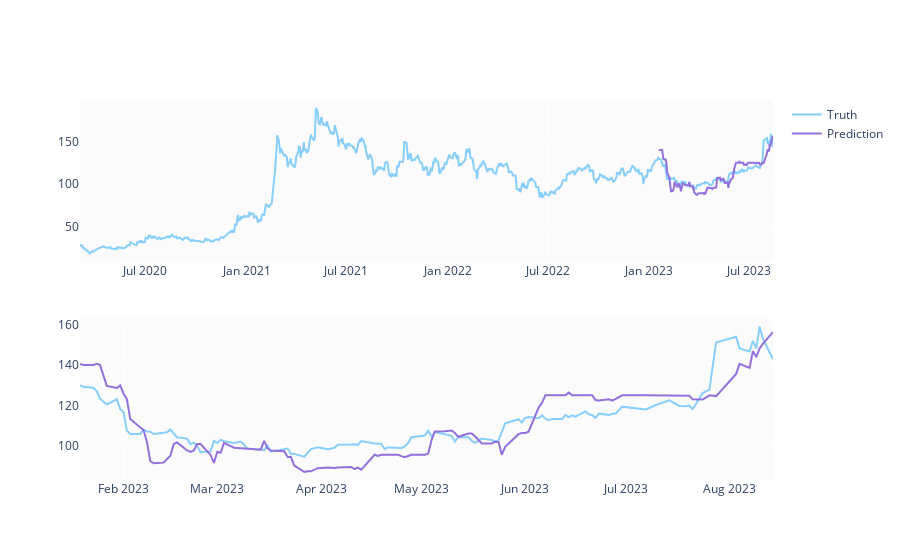

The notebook cell this image was saved under:
### Code cell
predicted_prices = df.loc[test_split_idx+1:].copy()
predicted_prices['Close'] = y_pred

fig = make_subplots(rows=2, cols=1)
fig.add_trace(go.Scatter(x=df.Date, y=df.Close,
                         name='Truth',
                         marker_color='LightSkyBlue'), row=1, col=1)

fig.add_trace(go.Scatter(x=predicted_prices.Date,
                         y=predicted_prices.Close,
                         name='Prediction',
                         marker_color='MediumPurple'), row=1, col=1)

fig.add_trace(go.Scatter(x=predicted_prices.Date,
                         y=y_test,
                         name='Truth',
                         marker_color='LightSkyBlue',
                         showlegend=False), row=2, col=1)

fig.add_trace(go.Scatter(x=predicted_prices.Date,
                         y=y_pred,
                         name='Prediction',
                         marker_color='MediumPurple',
                         showlegend=False), row=2, col=1)

fig.show()
